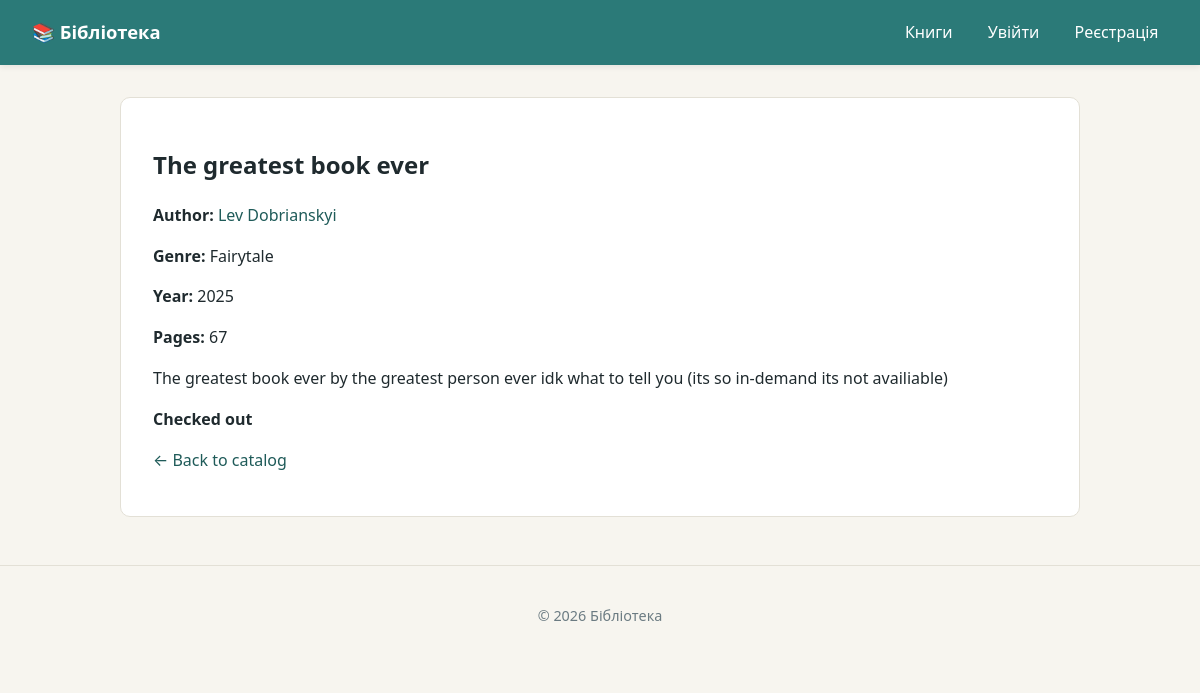
/books/9/, run on the app's committed database.
### library/models.py (models this page shows, shortened)
class Book(models.Model):
    title = models.CharField("Title", max_length=150, default="")
    author = models.ForeignKey(Author, on_delete=models.CASCADE, related_name="books", verbose_name="Author", null=True)
    genre = models.ForeignKey(Genre, on_delete=models.CASCADE, related_name="books", verbose_name="Genre", null=True)
    year = models.IntegerField("Year", null=True)
    pages = models.IntegerField("Pages", null=True)
    description = models.TextField("Description", blank=True)
    is_available = models.BooleanField("Available", default=True)
    created_at = models.DateTimeField("Created", auto_now_add=True)
    class Meta:
        verbose_name = "Book"
        verbose_name_plural = "Books"
        ordering = ["title"]

class Author(models.Model):
    full_name = models.CharField("Full name", max_length=150, default="")
    country = models.CharField("Country", max_length=80, default="")
    birth_year = models.IntegerField("Birth year", null=True, blank=True)
    class Meta:
        verbose_name = "Author"
        verbose_name_plural = "Authors"
        ordering = ["full_name"]

class Genre(models.Model):
    name = models.CharField("Name", max_length=100)
    class Meta:
        verbose_name = "Genre"
        verbose_name_plural = "Genres"
        ordering = ["name"]

### library/views.py (the view)
# urls.py: path("books/<int:pk>/", views.book_detail, name="book_detail"),
def book_detail(request, pk):
    book = get_object_or_404(
        Book.objects.select_related("author", "genre"), pk=pk
    )
    return render(request, "library/book_detail.html", {"book": book})

### library/templates/library/book_detail.html (shortened to what this page needs)
{% extends "base.html" %}
{% block content %}
  <article class="book-detail">
    <h1>{{ book.title }}</h1>
    <p><strong>Author:</strong>
      <a href="{% url 'library:author_detail' book.author.pk %}">{{ book.author.full_name }}</a>
    </p>
    <p><strong>Genre:</strong> {{ book.genre.name }}</p>
    <p><strong>Year:</strong> {{ book.year }}</p>
    <p><strong>Pages:</strong> {{ book.pages }}</p>
    {% if book.description %}
      <p class="description">{{ book.description|linebreaks }}</p>
    {% endif %}
    {% if book.is_available %}
      <p><strong>Available for booking</strong></p>
      <a class="btn" href="{% url 'library:request_create' book.pk %}">Book now</a>
    {% else %}
      <p class="badge"><strong>Checked out</strong></p>
    {% endif %}
    <p><a href="{% url 'library:book_list' %}">← Back to catalog</a></p>
  </article>
{% endblock %}

### static/css/style.css (style rules this page uses)
:root { --bg: #f7f5ef; --fg: #1f2a2e; --muted: #6b7b82; --accent: #2b7a78; --accent-dark: #1f5b59; --danger: #b23b3b; --card: #ffffff; --border: #e3e0d6; --radius: 10px; }
* { box-sizing: border-box; }
body { margin: 0; font-family: system-ui, -apple-system, "Segoe UI", Roboto, sans-serif; background: var(--bg); color: var(--fg); line-height: 1.55; }
a { color: var(--accent-dark); text-decoration: none; }
.book-detail { background: var(--card); border: 1px solid var(--border); border-radius: var(--radius); padding: 1.75rem 2rem; }
.book-detail .description { margin-top: 1rem; color: #2f3a3f; }

### data on the page
Book: title "The greatest book ever", author.full_name "Lev Dobrianskyi", genre.name "Fairytale", year "2025", pages "67", description "The greatest book ever by the greatest person ever idk what to tell you (its so in-demand its not availiable)"
